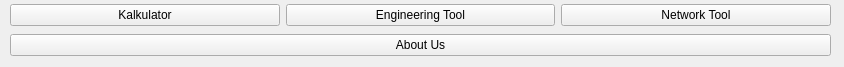
<?xml version="1.0" encoding="UTF-8"?>
<ui version="4.0">
 <class>Main</class>
 <widget class="QMainWindow" name="Main">
  <property name="geometry">
   <rect>
    <x>0</x>
    <y>0</y>
    <width>844</width>
    <height>67</height>
   </rect>
  </property>
  <property name="windowTitle">
   <string>Main</string>
  </property>
  <widget class="QWidget" name="centralwidget">
   <widget class="QWidget" name="horizontalLayoutWidget">
    <property name="geometry">
     <rect>
      <x>10</x>
      <y>0</y>
      <width>821</width>
      <height>31</height>
     </rect>
    </property>
    <layout class="QHBoxLayout" name="horizontalLayout">
     <item>
      <widget class="QPushButton" name="PB_Kalkulator">
       <property name="text">
        <string>Kalkulator</string>
       </property>
      </widget>
     </item>
     <item>
      <widget class="QPushButton" name="PB_EngineeringTool">
       <property name="text">
        <string>Engineering Tool</string>
       </property>
      </widget>
     </item>
     <item>
      <widget class="QPushButton" name="PB_NetworkTool">
       <property name="text">
        <string>Network Tool</string>
       </property>
      </widget>
     </item>
    </layout>
   </widget>
   <widget class="QWidget" name="horizontalLayoutWidget_2">
    <property name="geometry">
     <rect>
      <x>10</x>
      <y>30</y>
      <width>821</width>
      <height>31</height>
     </rect>
    </property>
    <layout class="QHBoxLayout" name="horizontalLayout_2">
     <item>
      <widget class="QPushButton" name="PB_AboutUs">
       <property name="text">
        <string>About Us</string>
       </property>
      </widget>
     </item>
    </layout>
   </widget>
  </widget>
 </widget>
 <resources/>
 <connections/>
</ui>
